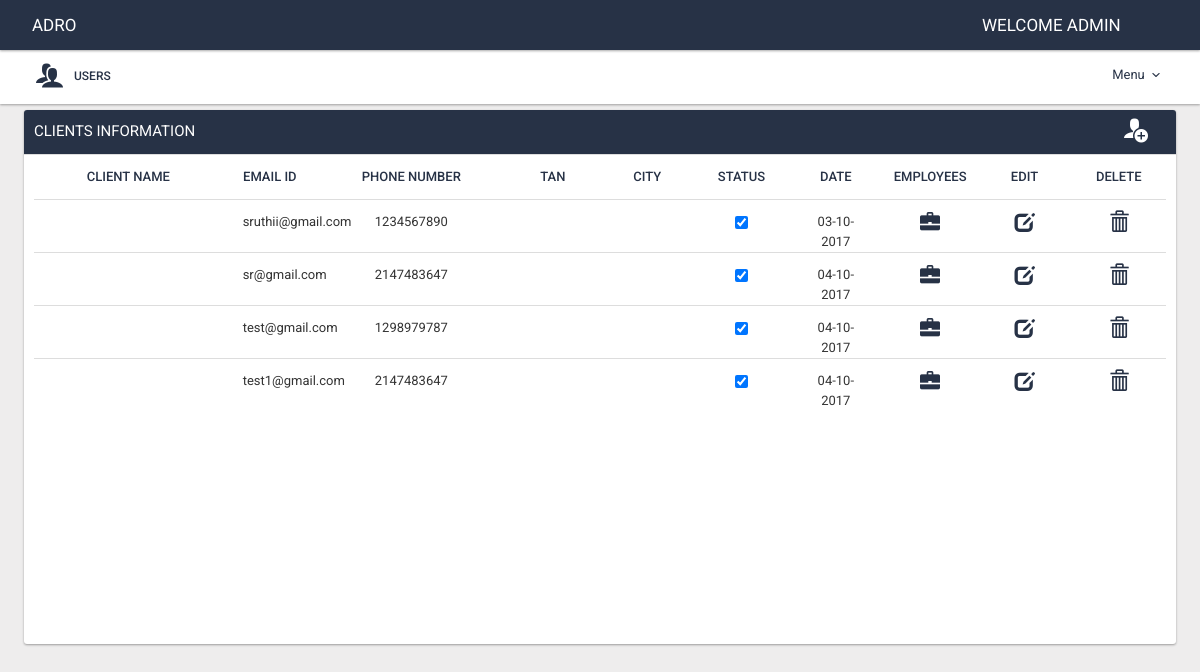
Screenshot of /clients.php (signed in) with the database file from the repository.
### tables this page shows
CREATE TABLE `user_info` (
  `userid` int(11) NOT NULL,
  `username` varchar(255) NOT NULL,
  `password` varchar(255) NOT NULL,
  `emailId` varchar(255) NOT NULL,
  `phone_number` int(11) NOT NULL,
  `name` varchar(255) NOT NULL,
  `role_id` int(11) NOT NULL,
  `created_by` int(11) NOT NULL,
  `created_date` datetime NOT NULL,
  `status` int(11) NOT NULL DEFAULT '0'
);

### clients.php (the view, shortened to what this page needs)
<?php
include_once "header.php";
if($_SESSION['role_id']==SUPERADMIN)
$user_sql = "SELECT * FROM `user_info` WHERE `created_by` = '".$_SESSION['role_id']."' ";
elseif($_SESSION['role_id']==AUDITOR)
$user_sql = "SELECT u.*,c.* FROM user_info u, client_info c WHERE u.userid= c.client_id and u.created_by = '".$_SESSION['user_id']."' ";
elseif($_SESSION['role_id']==AUTHOR)
$user_sql = "SELECT u.*,c.* FROM user_info u, client_info c WHERE u.userid= c.client_id and c.assigned_to = '".$_SESSION['user_id']."' ";
$user_data = mysqli_query($conn , $user_sql);
?>
<div class="panel panel-flat panelflat newpanel">
 <div class="panel-heading">Clients Information<div id="buttonplace" class="pull-right col-xs-6"></div></div>
<div class="table-responsive" >
	<table class="table table-fixed">
		<thead>
			<tr class="col-xs-12">
				<th  class="col-xs-2">Client Name</th>
				<th  class="col-xs-1">Email Id</th>
				<th  class="col-xs-2">Phone Number</th>
				<th  class="col-xs-1">Tan</th>
				<th  class="col-xs-1">city</th>
				<th  class="col-xs-1">Status</th>
				<th  class="col-xs-1">Date</th>
				<th  class="col-xs-1">Employees</th>
				<th class="col-xs-1">Edit</th>
				<th class="col-xs-1">Delete</th>
			</tr>
		</thead>
		<tbody>
			<?php
			while($row=mysqli_fetch_array($user_data)){
				echo "<tr  class='col-xs-12' id=".$row[0]." align='center'>
				<td class='edit-orgname col-xs-2'><a href='quarter_data.php?clientid=$row[0]'>".$row[14]."</a></td>";
				echo
				"<td class='edit-mail col-xs-1'>".$row[3]."</td>";
				echo
				"<td class='edit-number col-xs-2'>".$row[4]."</td>";
				echo
				"<td class='edit-tan col-xs-1'>".$row[13]."</td>";
				echo
				"<td class='edit-city col-xs-1'>".$row[16]."</td>";
				if($row[9]=='1')
				echo "<td class='edit-pname col-xs-1'><input id='checkbox1' type='checkbox' checked='checked' value='".$row[9]."' onChange='setStatus(0,$row[0])'/></td>";
			else
				echo "<td class='edit-pname col-xs-1'><input id='checkbox1' class='$row[0]' type='checkbox' value='".$row[9]."'  onChange='setStatus(1,$row[0])'/></td>";
				echo
				"<td class='edit-date col-xs-1'>".date('d-m-Y', strtotime($row[8]))."</td>";
				echo"
				<td class='col-xs-1'>
						<a href='client_employees.php?client_id=$row[0]' class='btn btn-xs btnbg '>
							<span class='glyphicon glyphicon-briefcase'></span>
						</a>
					</td>
				<td class='col-xs-1'>
						<a  data-toggle='modal' data-target='#myUserModal' class='edit_user btn btn-xs btnbg'>
							<span class='glyphicon glyphicon-edit'></span>
						</a>
					</td>
					<td class='col-xs-1'>
						<a id='$row[0]' class='btn btn-xs btnbg remove-item'>
							<span class='glyphicon glyphicon-trash'></span>
						</a>
					</td>
				</tr>";
			}
			?>
		</tbody>
	</table>
</div>
</div>

### css/style.css (style rules this page uses)
body { padding-top: 50px; }
.newpanel { margin: 4px 2%; margin-top: 5%; }
.btnbg,.btnbg:hover, .btn-md,.btn-md:hover { border-color: #273246!important; color: white!important; }
span.glyphicon,span.glyphicon:hover,span.glyphicon:focus { border-color: white!important; color: #273246!important; background-color: white!important; font-size: 20px; margin-top: -13px;background:none!important; }
a.btnbg { color:#f5f5f5; text-decoration: none; }
th { text-transform:uppercase;color: #273246!important;padding:12px 8px!important;text-align:center!important; }
body { background:#eeeded; }
.table > thead > tr > td, .table > tbody > tr > td, .table > tfoot > tr > td { padding-bottom:0!important; }
.table-fixed thead { width: 100%; }
.table-responsive { overflow-x: hidden; }
.table-fixed tbody { height: 445px; overflow-x: hidden; overflow-y: auto; width: 100%; }
.table-fixed thead, .table-fixed tbody, .table-fixed tr, .table-fixed td, .table-fixed th { display: block; }
.table-fixed tbody td, .table-fixed thead > tr> th { float: left; border-bottom-width: 0; }
.panel-heading { position: relative; padding-top: 20px; padding-bottom: 20px; font-size: 20px; color: #273246!important; text-transform: uppercase; }
.panel-heading { color: #333333; background-color: #273246!important; border-color: #273246!important; color: white!important; padding: 10px; font-size: 15px; }
#buttonplace { text-align:right; }

### header.php (style rules this page uses)
body { padding-top: 50px; }

### rows the page displays
user_info: emailId "sruthii@gmail.com", phone_number "1234567890", created_date "03-10-2017"
user_info: emailId "sr@gmail.com", phone_number "2147483647", created_date "04-10-2017"
user_info: emailId "test@gmail.com", phone_number "1298979787", created_date "04-10-2017"
user_info: emailId "test1@gmail.com", phone_number "2147483647", created_date "04-10-2017"

### other values shown
$_SESSION['name'] "ADMIN"
